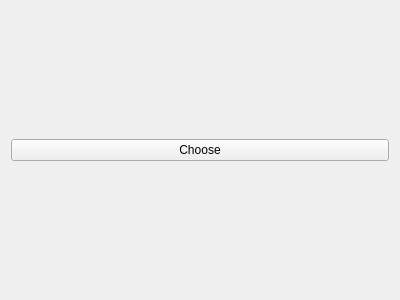
<?xml version="1.0" encoding="UTF-8"?>
<ui version="4.0">
 <class>Widget</class>
 <widget class="QWidget" name="Widget">
  <property name="geometry">
   <rect>
    <x>0</x>
    <y>0</y>
    <width>400</width>
    <height>300</height>
   </rect>
  </property>
  <property name="windowTitle">
   <string>Widget</string>
  </property>
  <layout class="QVBoxLayout" name="verticalLayout">
   <item>
    <widget class="QPushButton" name="pushButton">
     <property name="text">
      <string>Choose</string>
     </property>
    </widget>
   </item>
  </layout>
 </widget>
 <layoutdefault spacing="6" margin="11"/>
 <resources/>
 <connections/>
</ui>
